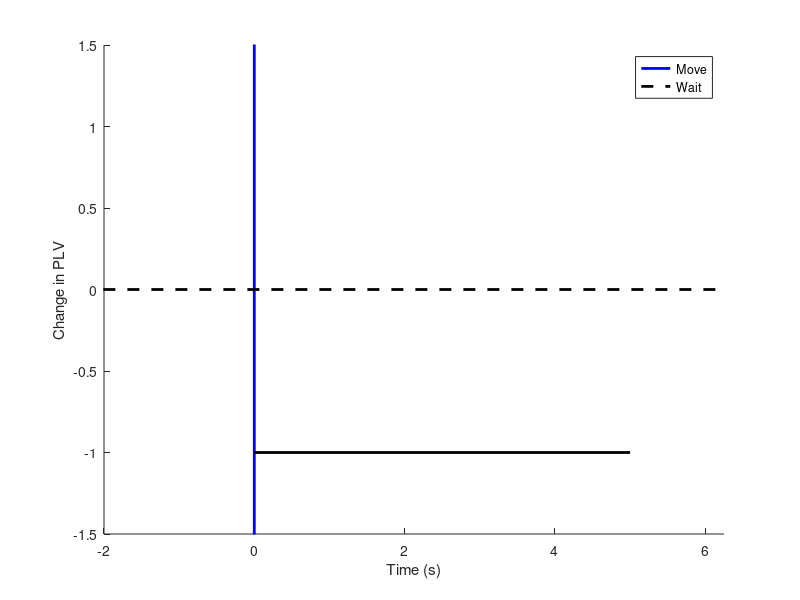

Recreate this plot in MATLAB. (Note: this script raises an error after producing the figure.)
hold on
xlim([-2 6.25])
ylim([-1.5 1.5])
plot([0 0], [-7 7], 'b-', 'linewidth', 2)
plot([-3 7], [0 0], 'k--', 'linewidth', 2)
plot([0 5], [-1 -1], 'k-', 'linewidth' ,2)
xlabel('Time (s)')
ylabel('Change in PLV')
legend Move Wait



figure
pcolor(squeeze(mean(HUP087_clus1_plvGammaWait,1)))
shading flat; colorbar
caxis ([0 1])

mean2(HUP087_clus2_plvThetaMove(1025:end,:,:)) %average the PLV from after go-cue across all regions
mean2(HUP087_clus2_plvThetaWait(1025:end,:,:)) 
mean2(HUP084_clus1_plvGammaMove(1025:end,:,:)) 
mean2(HUP084_clus1_plvGammaWait(1025:end,:,:)) 

%all clus 1 ROIs
allSubj_clus1_normGammaMove(1,:)=HUP087_clus1_m2_avg_normGammaMove_LF2_LT3; %9
allSubj_clus1_normGammaMove(2,:)=HUP087_clus1_m2_avg_normGammaMove_LPOST_LF2; %9
allSubj_clus1_normGammaMove(3,:)=HUP087_clus1_m2_avg_normGammaMove_LPOST_LT3; %9
allSubj_clus1_normGammaMove(4,:)=HUP087_clus1_m2_avg_normGammaMove_LPRE_LF2; %9
allSubj_clus1_normGammaMove(5,:)=HUP087_clus1_m2_avg_normGammaMove_LPRE_LPOST; %9
allSubj_clus1_normGammaMove(6,:)=HUP087_clus1_m2_avg_normGammaMove_LPRE_LT3; %9
allSubj_clus1_normGammaMove(7,:)=HUP090_clus1_m2_avg_normGammaMove_LPRE_LF2; %1
allSubj_clus1_normGammaMove(8,:)=HUP091_clus1_m2_avg_normGammaMove_LF2_LT3; %3
allSubj_clus1_normGammaMove(9,:)=HUP091_clus1_m2_avg_normGammaMove_LPOST_LF2; %3
allSubj_clus1_normGammaMove(10,:)=HUP091_clus1_m2_avg_normGammaMove_LPOST_LT3; %3
allSubj_clus1_normGammaMove(11,:)=HUP092_clus1_m2_avg_normGammaMove_LF2_LT3; %6
allSubj_clus1_normGammaMove(12,:)=HUP092_clus1_m2_avg_normGammaMove_LPOST_LF2; %18
allSubj_clus1_normGammaMove(13,:)=HUP092_clus1_m2_avg_normGammaMove_LPOST_LT3; %3
allSubj_clus1_normGammaMove(14,:)=HUP092_clus1_m2_avg_normGammaMove_LPRE_LF2; %9
allSubj_clus1_normGammaMove(15,:)=HUP092_clus1_m2_avg_normGammaMove_LPRE_LPOST; %3
allSubj_clus1_normGammaMove(16,:)=HUP092_clus1_m2_avg_normGammaMove_LPRE_LT3; %3  TOTAL pairwise n=106, across 4 subjects



allSubj_clus1_normThetaMove_motor(1,:)=HUP087_clus1_m2_avg_normThetaMove_LPOST_LF2; %9
allSubj_clus1_normThetaMove_motor(2,:)=HUP087_clus1_m2_avg_normThetaMove_LPRE_LF2; %9
allSubj_clus1_normThetaMove_motor(3,:)=HUP087_clus1_m2_avg_normThetaMove_LPRE_LPOST; %9
allSubj_clus1_normThetaMove_motor(4,:)=HUP090_clus1_m2_avg_normThetaMove_LPRE_LF2; %1
allSubj_clus1_normThetaMove_motor(5,:)=HUP091_clus1_m2_avg_normThetaMove_LPOST_LF2; %3
allSubj_clus1_normThetaMove_motor(6,:)=HUP092_clus1_m2_avg_normThetaMove_LPOST_LF2; %18
allSubj_clus1_normThetaMove_motor(7,:)=HUP092_clus1_m2_avg_normThetaMove_LPRE_LF2; %18
allSubj_clus1_normThetaMove_motor(8,:)=HUP092_clus1_m2_avg_normThetaMove_LPRE_LPOST; %9 TOTAL pairwise n=76, across 4 subjects






%all clus 2 ROIs, happen to be only in motor network
allSubj_clus2_normGammaWait(1,:)=HUP087_clus2_m2_avg_normGammaWait_LPRE_LPOST; %7
allSubj_clus2_normGammaWait(2,:)=HUP091_clus2_m2_avg_normGammaWait_LPRE_LPOST; %15   TOTAL  pairwise n=22, across 2 subjects




%all clus3
allSubj_clus3_normThetaWait(1,:)=HUP084_clus3_m2_avg_normThetaWait_LPOST_LT3; %pairwise n=1
allSubj_clus3_normThetaWait(2,:)=HUP087_clus3_m2_avg_normThetaWait_LPRE_LPOST; %45
allSubj_clus3_normThetaWait(3,:)=HUP089_clus3_m2_avg_normThetaWait_RPOST_RF2; %1
allSubj_clus3_normThetaWait(4,:)=HUP089_clus3_m2_avg_normThetaWait_RPRE_RF2; %4
allSubj_clus3_normThetaWait(5,:)=HUP089_clus3_m2_avg_normThetaWait_RPRE_RPOST; %4
allSubj_clus3_normThetaWait(6,:)=HUP091_clus3_m2_avg_normThetaWait_LF2_LT3; %8
allSubj_clus3_normThetaWait(7,:)=HUP091_clus3_m2_avg_normThetaWait_LPOST_LF2; %16
allSubj_clus3_normThetaWait(8,:)=HUP091_clus3_m2_avg_normThetaWait_LPOST_LT3; %8
allSubj_clus3_normThetaWait(9,:)=HUP091_clus3_m2_avg_normThetaWait_LPRE_LF2; %12
allSubj_clus3_normThetaWait(10,:)=HUP091_clus3_m2_avg_normThetaWait_LPRE_LPOST; %12
allSubj_clus3_normThetaWait(11,:)=HUP091_clus3_m2_avg_normThetaWait_LPRE_LT3; %6
allSubj_clus3_normThetaWait(12,:)=HUP092_clus3_m2_avg_normThetaWait_LPOST_LF2; %6
allSubj_clus3_normThetaWait(13,:)=HUP092_clus3_m2_avg_normThetaWait_LPRE_LF2; %5
allSubj_clus3_normThetaWait(14,:)=HUP092_clus3_m2_avg_normThetaWait_LPRE_LPOST; %30
allSubj_clus3_normThetaWait(15,:)=HUP111_clus3_m2_avg_normThetaWait_RPRE_RPOST; %40   TOTAL pairwise n=198, across 6 subj



allSubj_clus3_normGammaWait_motor(1,:)=HUP087_clus3_m2_avg_normGammaWait_LPRE_LPOST; %45
allSubj_clus3_normGammaWait_motor(2,:)=HUP089_clus3_m2_avg_normGammaWait_RPOST_RF2; %1
allSubj_clus3_normGammaWait_motor(3,:)=HUP089_clus3_m2_avg_normGammaWait_RPRE_RF2; %4
allSubj_clus3_normGammaWait_motor(4,:)=HUP089_clus3_m2_avg_normGammaWait_RPRE_RPOST; %4
allSubj_clus3_normGammaWait_motor(5,:)=HUP091_clus3_m2_avg_normGammaWait_LPOST_LF2; %16
allSubj_clus3_normGammaWait_motor(6,:)=HUP091_clus3_m2_avg_normGammaWait_LPRE_LF2; %12
allSubj_clus3_normGammaWait_motor(7,:)=HUP091_clus3_m2_avg_normGammaWait_LPRE_LPOST; %12
allSubj_clus3_normGammaWait_motor(8,:)=HUP092_clus3_m2_avg_normGammaWait_LPOST_LF2; %6
allSubj_clus3_normGammaWait_motor(9,:)=HUP092_clus3_m2_avg_normGammaWait_LPRE_LF2; %5
allSubj_clus3_normGammaWait_motor(10,:)=HUP092_clus3_m2_avg_normGammaWait_LPRE_LPOST; %30
allSubj_clus3_normGammaWait_motor(11,:)=HUP111_clus3_m2_avg_normGammaWait_RPRE_RPOST; %40    TOTAL pairwise n=175, across 5 subjects



%means

allSubj_mean_clus3_normThetaMove=mean(allSubj_clus3_normThetaMove);
allSubj_mean_clus3_normThetaWait=mean(allSubj_clus3_normThetaWait);
allSubj_mean_clus3_normGammaWait=mean(allSubj_clus3_normGammaWait);
allSubj_mean_clus3_normGammaMove=mean(allSubj_clus3_normGammaMove);


allSubj_std_clus3_normThetaMove=std(allSubj_clus3_normThetaMove);
allSubj_std_clus3_normThetaWait=std(allSubj_clus3_normThetaWait);
allSubj_std_clus3_normGammaWait=std(allSubj_clus3_normGammaWait);
allSubj_std_clus3_normGammaMove=std(allSubj_clus3_normGammaMove);



allSubj_mean_clus1_normThetaMove_motor=mean(allSubj_clus1_normThetaMove_motor);
allSubj_mean_clus1_normThetaWait_motor=mean(allSubj_clus1_normThetaWait_motor);
allSubj_mean_clus1_normGammaWait_motor=mean(allSubj_clus1_normGammaWait_motor);
allSubj_mean_clus1_normGammaMove_motor=mean(allSubj_clus1_normGammaMove_motor);


allSubj_std_clus1_normThetaMove_motor=std(allSubj_clus1_normThetaMove_motor);
allSubj_std_clus1_normThetaWait_motor=std(allSubj_clus1_normThetaWait_motor);
allSubj_std_clus1_normGammaWait_motor=std(allSubj_clus1_normGammaWait_motor);
allSubj_std_clus1_normGammaMove_motor=std(allSubj_clus1_normGammaMove_motor);




%% all pairwise

% count=0; %only for first subj, then comment out
   clear i j
    for i=1:size(HUP084_clus2_m2_normThetaMove,2)
        for j=1:size(HUP084_clus2_m2_normThetaMove,3)
            if i<j
                count=count+1;
                blahTM(count,:)=HUP084_clus2_m2_normThetaMove(:,i,j)';
                blahTW(count,:)=HUP084_clus2_m2_normThetaWait(:,i,j)';
                blahGM(count,:)=HUP084_clus2_m2_normGammaMove(:,i,j)';
                blahGW(count,:)=HUP084_clus2_m2_normGammaWait(:,i,j)';                
            else
                continue
            end
        end
    end
    clear i j
    

    
allSubj_PW_clus3_m2_normThetaMove=blahTM;
allSubj_PW_clus3_m2_normThetaWait=blahTW;
allSubj_PW_clus3_m2_normGammaMove=blahGM;
allSubj_PW_clus3_m2_normGammaWait=blahGW;

allSubj_PW_clus3_m2_avg_normThetaMove=mean(allSubj_PW_clus3_m2_normThetaMove);
allSubj_PW_clus3_m2_avg_normThetaWait=mean(allSubj_PW_clus3_m2_normThetaWait);
allSubj_PW_clus3_m2_avg_normGammaMove=mean(allSubj_PW_clus3_m2_normGammaMove);
allSubj_PW_clus3_m2_avg_normGammaWait=mean(allSubj_PW_clus3_m2_normGammaWait);

allSubj_PW_clus3_m2_std_normThetaMove=std(allSubj_PW_clus3_m2_normThetaMove);
allSubj_PW_clus3_m2_std_normThetaWait=std(allSubj_PW_clus3_m2_normThetaWait);
allSubj_PW_clus3_m2_std_normGammaMove=std(allSubj_PW_clus3_m2_normGammaMove);
allSubj_PW_clus3_m2_std_normGammaWait=std(allSubj_PW_clus3_m2_normGammaWait);

clear blah* count



%% significance testing 
%need vector of p-values created by movingwindow 190 samples, with 50
%sample overlap (approx .4 seconds with .1 second overlap)

%vs. baseline first to see if signal is modulated by stimulus
clear time overlap h1 h2 p1 p2 hob1 pob1 hob2 pob2
overlap=0;
bin=25; %samples
basetime=floor(475:bin:1525);
exptime=floor(2000:bin:3050);
sig1=mean(sigTM);
sig2=mean(sigTW);
alpha=0.05;


[hob1,pob1]=ttest(sig1(basetime(1):bin:basetime(end)),sig1(exptime(1):bin:exptime(end)), 'alpha', alpha);
[hob2,pob2]=ttest(sig2(basetime(1):bin:basetime(end)),sig2(exptime(1):bin:exptime(end)), 'alpha', alpha);

for i=1:length(basetime)-1
    if i==1;
        [h1(i),p1(i)]=ttest(sig1(basetime(i):basetime(i+1)),sig1(exptime(i):exptime(i+1)), 'alpha', alpha);
        [h2(i),p1(i)]=ttest(sig2(basetime(i):basetime(i+1)),sig2(exptime(i):exptime(i+1)), 'alpha', alpha);
        
    else
        [h1(i),p1(i)]=ttest(sig1(basetime(i)-overlap:basetime(i+1)-overlap),sig1(exptime(i)-overlap:exptime(i+1)-overlap), 'alpha', alpha);
        [h2(i),p2(i)]=ttest(sig2(basetime(i)-overlap:basetime(i+1)-overlap),sig2(exptime(i)-overlap:exptime(i+1)-overlap), 'alpha', alpha);
        
    end
end    

clear time overlap h p ho po
if hob1 && hob2
    % if passes baseline test, move on to this
    overlap=50;
    time=floor(1550:150:4620);
    alpha=0.01;
    for i=1:length(time)-1
        if i==1;
            [h(i),p(i)]=ttest(sig1(time(i):time(i+1)),sig2(time(i):time(i+1)), 'alpha', alpha);
        else
            [h(i),p(i)]=ttest(sig1(time(i)-overlap:time(i+1)-overlap),sig2(time(i)-overlap:time(i+1)-overlap), 'alpha', alpha);
        end
        
    end
    [ho,po]=ttest(sig1(time(1):time(end)),sig2(time(1):time(end)), 'alpha', alpha);
    if ho
        disp('*** Significant stimulus-induced connectivity modulation between both signals')
    end
else
    disp('No significant stimulus-induced modulation of one or both signals')
    disp(pob1)
    disp(pob2)
end


%% extract batchLoad
xxStruct=allSubj_k2_clus1_PW; %match variable name below based on this

clear y i j zz count
y=0;
count=0;
for i=1:length(xxStruct)
    if isfield(xxStruct{i}, 'm2_PW_normThetaMove')
        j=size(xxStruct{i}.m2_PW_normThetaMove,1);
        count=count+1;
        zz(count)=i;
        if length(zz)>1
            y=y+size(xxStruct{zz(count-1)}.m2_PW_normThetaMove,1);
        end
        C1_allSubj_k2_PW_normThetaWait(y+1:y+j,:)=xxStruct{i}.m2_PW_normThetaWait;
        C1_allSubj_k2_PW_normThetaMove(y+1:y+j,:)=xxStruct{i}.m2_PW_normThetaMove;
        C1_allSubj_k2_PW_normGammaWait(y+1:y+j,:)=xxStruct{i}.m2_PW_normGammaWait;
        C1_allSubj_k2_PW_normGammaMove(y+1:y+j,:)=xxStruct{i}.m2_PW_normGammaMove;
    else
        continue;
    end
end

clear y i j count zz
y=0;
count=0;
for i=1:length(xxStruct)
    if isfield(xxStruct{i}, 'nonMotor_normThetaMove')
        j=size(xxStruct{i}.nonMotor_normThetaMove,1);
        count=count+1;
        zz(count)=i;
        if length(zz)>1
            y=y+size(xxStruct{zz(count-1)}.nonMotor_normThetaMove,1);
        end
        C2_allSubj_k2_nonMotor_normThetaWait(y+1:y+j,:)=xxStruct{i}.nonMotor_normThetaWait;
        C2_allSubj_k2_nonMotor_normThetaMove(y+1:y+j,:)=xxStruct{i}.nonMotor_normThetaMove;
        C2_allSubj_k2_nonMotor_normGammaWait(y+1:y+j,:)=xxStruct{i}.nonMotor_normGammaWait;
        C2_allSubj_k2_nonMotor_normGammaMove(y+1:y+j,:)=xxStruct{i}.nonMotor_normGammaMove;
    else
        continue;
    end
end
clear y i j zz count

%% 

% compare baseline vs. exp PLV across all pairs then run ttest
sigTM=Call_allSubj_k2_motor_normThetaMove;
sigTW=Call_allSubj_k2_motor_normThetaWait;
sigGM=Call_allSubj_k2_motor_normGammaMove;
sigGW=Call_allSubj_k2_motor_normGammaWait;

count=0; %only for first subject then comment out
clear i
for i=1:size(sigTM,1)
    count=count+1;
    Call_motor_baseVec_TM(count)=mean(sigTM(i,475:1525));
    Call_motor_baseVec_TW(count)=mean(sigTW(i,475:1525));
    Call_motor_baseVec_GM(count)=mean(sigGM(i,475:1525));
    Call_motor_baseVec_GW(count)=mean(sigGW(i,475:1525));
    
    Call_motor_expVec_TM(count)=mean(sigTM(i,1550:end-500));
    Call_motor_expVec_TW(count)=mean(sigTW(i,1550:end-500));
    Call_motor_expVec_GM(count)=mean(sigGM(i,1550:end-500));
    Call_motor_expVec_GW(count)=mean(sigGW(i,1550:end-500));
end

[h,p]=ttest(baseVec_GM,baseVec_GW);


% from Drew
indB = find(t>=-2 & t<0);
indE = find(t>0 & t<=5);
for ii = 1:2
    if ii==1
        sigM = sigGM; sigW = sigGW; titl = 'gamma'; bins = -1.5:.1:1.5;
    else
        sigM = sigTM; sigW = sigTW; titl = 'theta'; bins = -3:.2:3;
    end
    WB = mean(sigW(:,indB),2); nWB = hist(WB,bins);
    WE = mean(sigW(:,indE),2); nWE = hist(WE,bins);
    MB = mean(sigM(:,indB),2); nMB = hist(MB,bins);
    ME = mean(sigM(:,indE),2); nME = hist(ME,bins);
    [~,pW] = ttest(WB,WE); [~,pM] = ttest(MB,ME);
    [~,pB] = ttest(WB,MB); [~,pE] = ttest(WE,ME);
    figure('Name',titl,'NumberTitle','off','Units','normalized','Position',[1/4 1/4 1/2 1/2],'Color','w');
    subplot(2,2,1), bar(bins,nWB,'k'); set(gca,'Box','off','XLim',[bins(1) bins(end)]); title('WAIT'); ylabel('\bf PRE'); xlabel(['p = ' num2str(pW)]);
    subplot(2,2,2), bar(bins,nMB,'k'); set(gca,'Box','off','XLim',[bins(1) bins(end)]); title('MOVE'); xlabel(['p = ' num2str(pM)]); ylabel(['p = ' num2str(pB)]);
    subplot(2,2,3), bar(bins,nWE,'k'); set(gca,'Box','off','XLim',[bins(1) bins(end)]); ylabel('\bf POST');
    subplot(2,2,4), bar(bins,nME,'k'); set(gca,'Box','off','XLim',[bins(1) bins(end)]); ylabel(['p = ' num2str(pE)]);
end



Call_allSubj_motor_normGammaWait(1:133,:)=C1_allSubj_motor_normGammaWait;
Call_allSubj_motor_normGammaWait(134:192,:)=C2_allSubj_motor_normGammaWait;
Call_allSubj_motor_normGammaWait(193:497,:)=C3_allSubj_motor_normGammaWait;

count1=0;
count2=0;
for i=1:length(clus_info)
    if clus_info(i).cluster==1
        disp('clus1')
        count1=count1+1;
        clus1chan(count1)=clus_info(i).eLbl1;
        clus1chan(count1+1)=clus_info(i).eLbl2;
        count1=count1+1;
    elseif clus_info(i).cluster==2
        disp('clus2')
        count2=count2+1;
        clus2chan(count2)=clus_info(i).eLbl1;
        clus2chan(count2+1)=clus_info(i).eLbl2;
        count2=count2+1;
    else
        disp('clus0, skipping...')
    end
end

clus1chan=unique(clus1chan);
clus2chan=unique(clus2chan);